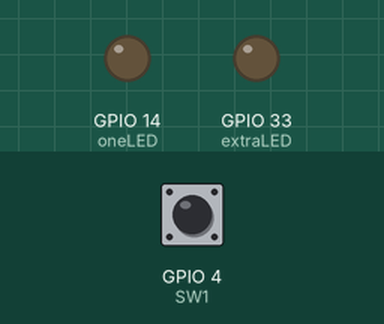
Bench run of a sketch on a simulated ESP32. Parts: output pins drawn as LEDs (lit = HIGH). The test bench sets the inputs (shaded band); at power-on: GPIO 4 (SW1) LOW.

Above: at 1.2 s.
1.3 s: GPIO 4 (SW1) pulled HIGH for 0.15 s
At 2.3 s:
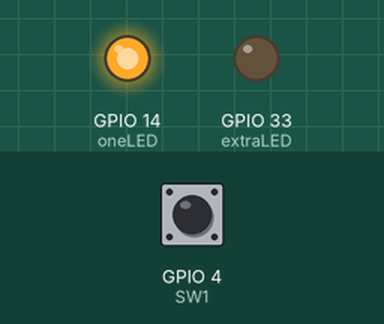
2.9 s: GPIO 4 (SW1) pulled HIGH for 1 s
At 4.8 s:
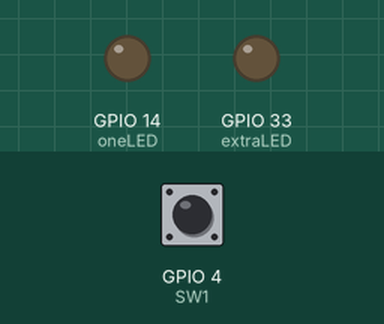
5.4 s: GPIO 4 (SW1) pulled HIGH for 3.2 s
At 9.7 s:
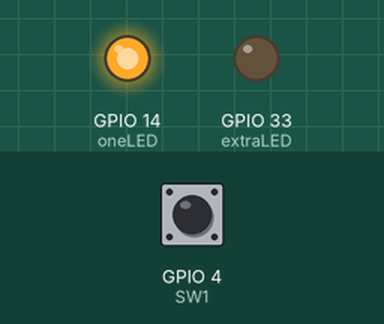
Timing chart, 0 to 11.2 s (numbered marks = the images above; inputs shaded):
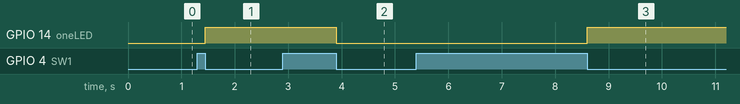

Measured:
- after the input at 1.3 s, GPIO 14 (oneLED): LOW → HIGH after 0.15 s
- after the input at 2.9 s, GPIO 14 (oneLED): HIGH → LOW after 1.0 s
- after the input at 5.4 s, GPIO 14 (oneLED): LOW → HIGH after 3.2 s

The sketch:

EntradasDigitalesII.ino
```cpp
/* Mini practica 03: Entradas Digitales Pt II
  Objetivos:

  I. Encender un led al pulsar un botón dejando el estado del led permanente, al presionar de nuevo el botón cambiar de estado el led.

  Código creado por los alumnos
  - Paredes Zamudio Luis Daniel @Wallsified
  - González Arceo Carlos Eduardo @Carlos-crea

*/

#define oneLED 14 //LED 1 a prender.
#define SW1 4 //Switch #2 solo por comodidad.
#define extraLED 33
byte ultimoEstado = LOW; //Del botón
byte estadoLED = LOW; //Del led.

void setup() {
  pinMode(oneLED, OUTPUT);
  pinMode(extraLED, OUTPUT); //Prendía solo asi que desde acá lo apagamos.
  pinMode(SW1, INPUT);
}

void loop() {
  byte estadoBoton = digitalRead(SW1); //variable para almacenar el estado del boton PushUp/PushDown
  if (estadoBoton != ultimoEstado) { //Comparamos estados, hay 4 posibilidades. H-H, L-L, L-H, H-L.
    ultimoEstado = estadoBoton; //Si son iguales no entramos al loop.
    if (estadoBoton == LOW) { //Esto nos ayuda a apagar y prender. Realmente nos importa que este apagado o no, entonces primero validamos eso.
      estadoLED = (estadoLED == HIGH) ? LOW : HIGH; //One-liner. Si se cumple la condición, entonces mandamos LOW, si no, HIGH
      digitalWrite(oneLED, estadoLED); // Y finalmente lo escribimos en el LED.
    }
  }
  delay(50); //El delay quita un gran porcentaje de falsos positivos.
}
```
